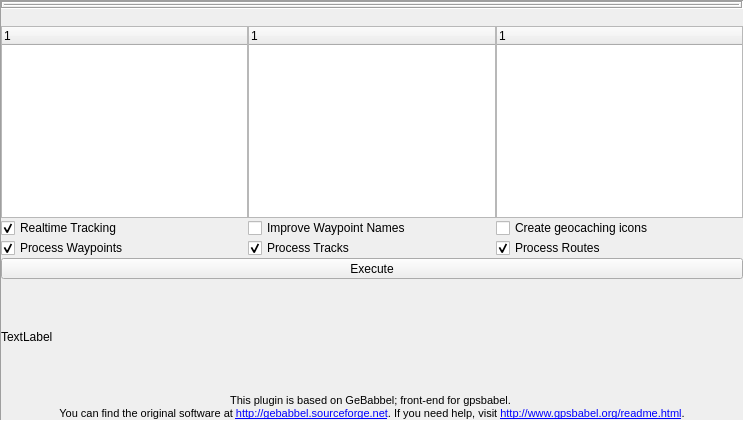
<?xml version="1.0" encoding="UTF-8"?>
<ui version="4.0">
 <author>Christoph Eckert</author>
 <class>Gebabbel</class>
 <widget class="QFrame" name="Gebabbel">
  <property name="geometry">
   <rect>
    <x>0</x>
    <y>0</y>
    <width>744</width>
    <height>421</height>
   </rect>
  </property>
  <property name="sizePolicy">
   <sizepolicy hsizetype="Maximum" vsizetype="Maximum">
    <horstretch>0</horstretch>
    <verstretch>0</verstretch>
   </sizepolicy>
  </property>
  <property name="frameShape">
   <enum>QFrame::Panel</enum>
  </property>
  <property name="frameShadow">
   <enum>QFrame::Sunken</enum>
  </property>
  <layout class="QGridLayout" name="gridLayout_2">
   <property name="margin">
    <number>0</number>
   </property>
   <property name="spacing">
    <number>0</number>
   </property>
   <item row="8" column="0" colspan="3">
    <widget class="QLabel" name="DebugLabel">
     <property name="font">
      <font>
       <pointsize>7</pointsize>
      </font>
     </property>
     <property name="text">
      <string>&lt;!DOCTYPE HTML PUBLIC &quot;-//W3C//DTD HTML 4.0//EN&quot; &quot;http://www.w3.org/TR/REC-html40/strict.dtd&quot;&gt;
&lt;html&gt;&lt;head&gt;&lt;meta name=&quot;qrichtext&quot; content=&quot;1&quot; /&gt;&lt;style type=&quot;text/css&quot;&gt;
p, li { white-space: pre-wrap; }
&lt;/style&gt;&lt;/head&gt;&lt;body style=&quot; font-family:'Ubuntu'; font-size:7pt; font-weight:400; font-style:normal;&quot;&gt;
&lt;table border=&quot;0&quot; style=&quot;-qt-table-type: root; margin-top:4px; margin-bottom:4px; margin-left:4px; margin-right:4px;&quot;&gt;
&lt;tr&gt;
&lt;td style=&quot;border: none;&quot;&gt;
&lt;p align=&quot;center&quot; style=&quot; margin-top:0px; margin-bottom:0px; margin-left:0px; margin-right:0px; -qt-block-indent:0; text-indent:0px;&quot;&gt;&lt;span style=&quot; font-family:'Sans'; font-size:8pt;&quot;&gt;This plugin is based on GeBabbel; front-end for gpsbabel. &lt;/span&gt;&lt;/p&gt;
&lt;p align=&quot;center&quot; style=&quot; margin-top:0px; margin-bottom:0px; margin-left:0px; margin-right:0px; -qt-block-indent:0; text-indent:0px;&quot;&gt;&lt;span style=&quot; font-family:'Sans'; font-size:8pt;&quot;&gt;You can find the original software at &lt;/span&gt;&lt;a href=&quot;http://gebabbel.sourceforge.net&quot;&gt;&lt;span style=&quot; font-family:'Sans'; font-size:8pt; text-decoration: underline; color:#0000ff;&quot;&gt;http://gebabbel.sourceforge.net&lt;/span&gt;&lt;/a&gt;&lt;span style=&quot; font-family:'Sans'; font-size:8pt;&quot;&gt;. If you need help, visit &lt;/span&gt;&lt;a href=&quot;http://www.gpsbabel.org/readme.html&quot;&gt;&lt;span style=&quot; font-size:8pt; text-decoration: underline; color:#0000ff;&quot;&gt;http://www.gpsbabel.org/readme.html&lt;/span&gt;&lt;/a&gt;&lt;span style=&quot; font-family:'Sans'; font-size:8pt;&quot;&gt;.&lt;/span&gt;&lt;/p&gt;&lt;/td&gt;&lt;/tr&gt;&lt;/table&gt;&lt;/body&gt;&lt;/html&gt;</string>
     </property>
     <property name="wordWrap">
      <bool>true</bool>
     </property>
     <property name="openExternalLinks">
      <bool>true</bool>
     </property>
    </widget>
   </item>
   <item row="2" column="0">
    <layout class="QVBoxLayout" name="verticalLayoutInput">
     <property name="spacing">
      <number>0</number>
     </property>
     <item>
      <widget class="QToolBar" name="inputToolbar">
       <property name="minimumSize">
        <size>
         <width>0</width>
         <height>0</height>
        </size>
       </property>
       <property name="orientation">
        <enum>Qt::Horizontal</enum>
       </property>
       <property name="iconSize">
        <size>
         <width>16</width>
         <height>16</height>
        </size>
       </property>
       <property name="floatable">
        <bool>false</bool>
       </property>
      </widget>
     </item>
     <item>
      <widget class="QTreeWidget" name="InputList">
       <property name="mouseTracking">
        <bool>true</bool>
       </property>
       <property name="contextMenuPolicy">
        <enum>Qt::CustomContextMenu</enum>
       </property>
       <property name="acceptDrops">
        <bool>true</bool>
       </property>
       <property name="whatsThis">
        <string>This list contains the input items</string>
       </property>
       <property name="showDropIndicator" stdset="0">
        <bool>true</bool>
       </property>
       <property name="alternatingRowColors">
        <bool>true</bool>
       </property>
       <property name="selectionMode">
        <enum>QAbstractItemView::ContiguousSelection</enum>
       </property>
       <property name="selectionBehavior">
        <enum>QAbstractItemView::SelectRows</enum>
       </property>
       <property name="rootIsDecorated">
        <bool>false</bool>
       </property>
       <property name="itemsExpandable">
        <bool>false</bool>
       </property>
       <column>
        <property name="text">
         <string>1</string>
        </property>
       </column>
      </widget>
     </item>
    </layout>
   </item>
   <item row="2" column="1">
    <layout class="QVBoxLayout" name="verticalLayoutFilter">
     <property name="spacing">
      <number>0</number>
     </property>
     <item>
      <widget class="QToolBar" name="filterToolbar">
       <property name="minimumSize">
        <size>
         <width>0</width>
         <height>0</height>
        </size>
       </property>
       <property name="iconSize">
        <size>
         <width>16</width>
         <height>16</height>
        </size>
       </property>
       <property name="floatable">
        <bool>false</bool>
       </property>
      </widget>
     </item>
     <item>
      <widget class="QTreeWidget" name="FilterList">
       <property name="mouseTracking">
        <bool>true</bool>
       </property>
       <property name="contextMenuPolicy">
        <enum>Qt::CustomContextMenu</enum>
       </property>
       <property name="acceptDrops">
        <bool>true</bool>
       </property>
       <property name="whatsThis">
        <string>This list contains the filter items</string>
       </property>
       <property name="showDropIndicator" stdset="0">
        <bool>true</bool>
       </property>
       <property name="alternatingRowColors">
        <bool>true</bool>
       </property>
       <property name="selectionMode">
        <enum>QAbstractItemView::ContiguousSelection</enum>
       </property>
       <property name="selectionBehavior">
        <enum>QAbstractItemView::SelectRows</enum>
       </property>
       <property name="rootIsDecorated">
        <bool>false</bool>
       </property>
       <property name="itemsExpandable">
        <bool>false</bool>
       </property>
       <column>
        <property name="text">
         <string>1</string>
        </property>
       </column>
      </widget>
     </item>
    </layout>
   </item>
   <item row="0" column="0" colspan="3">
    <widget class="QFrame" name="frame">
     <property name="frameShape">
      <enum>QFrame::Box</enum>
     </property>
     <property name="frameShadow">
      <enum>QFrame::Sunken</enum>
     </property>
     <property name="lineWidth">
      <number>1</number>
     </property>
     <layout class="QGridLayout" name="gridLayout">
      <property name="margin">
       <number>1</number>
      </property>
      <property name="spacing">
       <number>0</number>
      </property>
      <item row="0" column="0" colspan="3">
       <widget class="QFrame" name="mainToolBarFrame">
        <property name="frameShape">
         <enum>QFrame::Panel</enum>
        </property>
        <property name="frameShadow">
         <enum>QFrame::Sunken</enum>
        </property>
        <layout class="QVBoxLayout" name="verticalLayout">
         <property name="spacing">
          <number>0</number>
         </property>
         <property name="margin">
          <number>0</number>
         </property>
        </layout>
       </widget>
      </item>
     </layout>
    </widget>
   </item>
   <item row="3" column="0" colspan="3">
    <layout class="QGridLayout" name="OptionLayout">
     <property name="margin">
      <number>0</number>
     </property>
     <property name="spacing">
      <number>0</number>
     </property>
     <item row="1" column="0">
      <widget class="QCheckBox" name="CheckboxRealtimeTracking">
       <property name="toolTip">
        <string>Check this option to turn realtime logging on</string>
       </property>
       <property name="statusTip">
        <string>Check this option to turn realtime logging on</string>
       </property>
       <property name="whatsThis">
        <string>Check this option to turn realtime logging on</string>
       </property>
       <property name="text">
        <string>Realtime Tracking</string>
       </property>
       <property name="checked">
        <bool>true</bool>
       </property>
      </widget>
     </item>
     <item row="3" column="0">
      <widget class="QCheckBox" name="CheckboxWaypoints">
       <property name="toolTip">
        <string>Process waypoints</string>
       </property>
       <property name="statusTip">
        <string>Check this option to process waypoints</string>
       </property>
       <property name="whatsThis">
        <string>Check this option to process waypoints</string>
       </property>
       <property name="text">
        <string>Process Waypoints</string>
       </property>
       <property name="checked">
        <bool>true</bool>
       </property>
      </widget>
     </item>
     <item row="3" column="2">
      <widget class="QCheckBox" name="CheckboxRoutes">
       <property name="toolTip">
        <string>Processing routes can cause long processing times when reading from serial GPS devices</string>
       </property>
       <property name="statusTip">
        <string>Processing routes can cause long processing times when reading from serial GPS devices</string>
       </property>
       <property name="whatsThis">
        <string>Processing routes can cause long processing times when reading from serial GPS devices</string>
       </property>
       <property name="accessibleName">
        <string/>
       </property>
       <property name="text">
        <string>Process Routes</string>
       </property>
       <property name="checked">
        <bool>true</bool>
       </property>
      </widget>
     </item>
     <item row="3" column="1">
      <widget class="QCheckBox" name="CheckboxTracks">
       <property name="toolTip">
        <string>Processing tracks can cause long processing times when reading from serial GPS devices</string>
       </property>
       <property name="statusTip">
        <string>Processing tracks can cause long processing times when reading from serial GPS devices</string>
       </property>
       <property name="whatsThis">
        <string>Processing tracks can cause long processing times when reading from serial GPS devices</string>
       </property>
       <property name="text">
        <string>Process Tracks</string>
       </property>
       <property name="checked">
        <bool>true</bool>
       </property>
      </widget>
     </item>
     <item row="1" column="1">
      <widget class="QCheckBox" name="CheckboxShortnames">
       <property name="toolTip">
        <string>Discards waypoint names and tries to create better ones</string>
       </property>
       <property name="statusTip">
        <string>Discards waypoint names and tries to create better ones</string>
       </property>
       <property name="whatsThis">
        <string>Discards waypoint names and tries to create better ones</string>
       </property>
       <property name="text">
        <string>Improve Waypoint Names</string>
       </property>
       <property name="checked">
        <bool>false</bool>
       </property>
      </widget>
     </item>
     <item row="1" column="2">
      <widget class="QCheckBox" name="CheckboxSmartIcons">
       <property name="toolTip">
        <string>Synthesizes geocaching icons</string>
       </property>
       <property name="statusTip">
        <string>Synthesizes geocaching icons</string>
       </property>
       <property name="whatsThis">
        <string>Synthesizes geocaching icons</string>
       </property>
       <property name="text">
        <string>Create geocaching icons</string>
       </property>
       <property name="checked">
        <bool>false</bool>
       </property>
      </widget>
     </item>
    </layout>
   </item>
   <item row="2" column="2">
    <layout class="QVBoxLayout" name="verticalLayoutOutput">
     <property name="spacing">
      <number>0</number>
     </property>
     <item>
      <widget class="QToolBar" name="outputToolbar">
       <property name="minimumSize">
        <size>
         <width>0</width>
         <height>0</height>
        </size>
       </property>
       <property name="iconSize">
        <size>
         <width>16</width>
         <height>16</height>
        </size>
       </property>
       <property name="floatable">
        <bool>false</bool>
       </property>
      </widget>
     </item>
     <item>
      <widget class="QTreeWidget" name="OutputList">
       <property name="mouseTracking">
        <bool>true</bool>
       </property>
       <property name="contextMenuPolicy">
        <enum>Qt::CustomContextMenu</enum>
       </property>
       <property name="acceptDrops">
        <bool>true</bool>
       </property>
       <property name="whatsThis">
        <string>This list contains the output items</string>
       </property>
       <property name="showDropIndicator" stdset="0">
        <bool>true</bool>
       </property>
       <property name="alternatingRowColors">
        <bool>true</bool>
       </property>
       <property name="selectionMode">
        <enum>QAbstractItemView::ContiguousSelection</enum>
       </property>
       <property name="selectionBehavior">
        <enum>QAbstractItemView::SelectRows</enum>
       </property>
       <property name="rootIsDecorated">
        <bool>false</bool>
       </property>
       <property name="itemsExpandable">
        <bool>false</bool>
       </property>
       <column>
        <property name="text">
         <string>1</string>
        </property>
       </column>
      </widget>
     </item>
    </layout>
   </item>
   <item row="7" column="1">
    <spacer name="verticalSpacer">
     <property name="orientation">
      <enum>Qt::Vertical</enum>
     </property>
     <property name="sizeHint" stdset="0">
      <size>
       <width>20</width>
       <height>40</height>
      </size>
     </property>
    </spacer>
   </item>
   <item row="6" column="0" colspan="3">
    <widget class="QLabel" name="statusLabel">
     <property name="text">
      <string>TextLabel</string>
     </property>
    </widget>
   </item>
   <item row="5" column="0" colspan="3">
    <spacer name="verticalSpacer_2">
     <property name="orientation">
      <enum>Qt::Vertical</enum>
     </property>
     <property name="sizeHint" stdset="0">
      <size>
       <width>20</width>
       <height>40</height>
      </size>
     </property>
    </spacer>
   </item>
   <item row="4" column="0" colspan="3">
    <widget class="QToolButton" name="BtnProcess">
     <property name="sizePolicy">
      <sizepolicy hsizetype="MinimumExpanding" vsizetype="Fixed">
       <horstretch>0</horstretch>
       <verstretch>0</verstretch>
      </sizepolicy>
     </property>
     <property name="text">
      <string>Execute</string>
     </property>
    </widget>
   </item>
  </layout>
 </widget>
 <tabstops>
  <tabstop>InputList</tabstop>
  <tabstop>FilterList</tabstop>
  <tabstop>OutputList</tabstop>
  <tabstop>CheckboxWaypoints</tabstop>
 </tabstops>
 <resources/>
 <connections/>
</ui>
